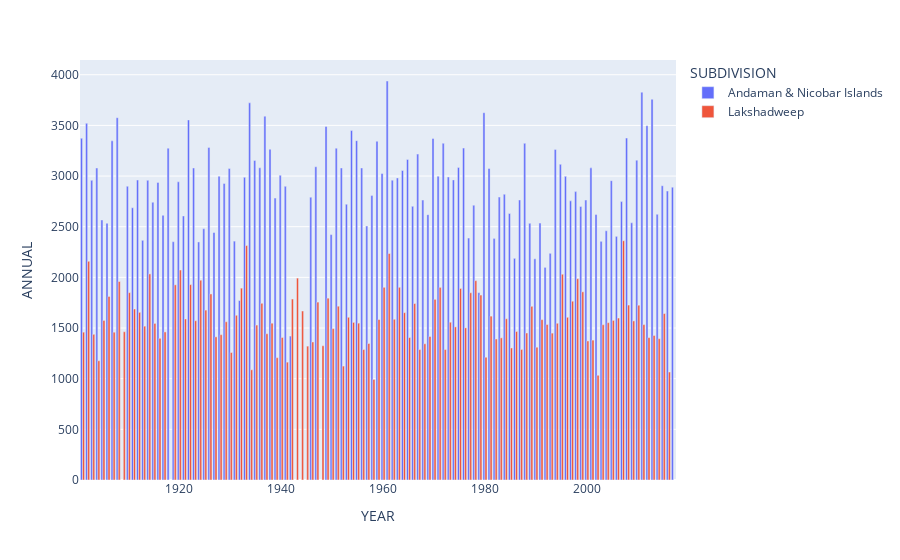

Notebook cell for this chart:
### Code cell
fig = px.bar(df_is, x = "YEAR", y = "ANNUAL", barmode = "group", color = "SUBDIVISION")
fig.show()
